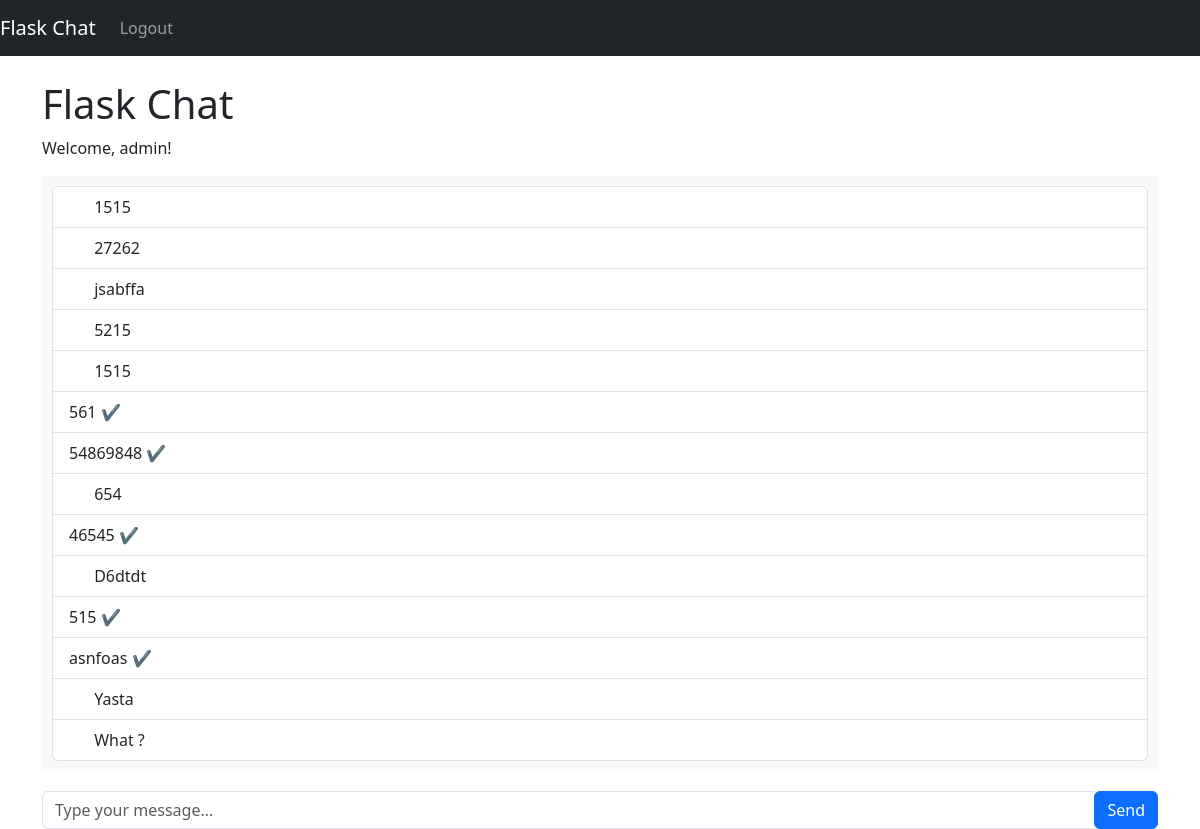
Screenshot of / (signed in) with the database file from the repository.
### main.py (models this page shows)
class User(UserMixin, db.Model):
    id = db.Column(db.Integer, primary_key=True)
    username = db.Column(db.String(20), unique=True, nullable=False)
    password = db.Column(db.String(80), nullable=False)
    role = db.Column(db.String(10), nullable=False)

class Message(db.Model):
    id = db.Column(db.Integer, primary_key=True)
    content = db.Column(db.String(200), nullable=False)
    approved = db.Column(db.Boolean, default=False)
    user_id = db.Column(db.Integer, db.ForeignKey('user.id'), nullable=False)
    user = db.relationship('User', backref=db.backref('messages', lazy=True))

### main.py (the view)
@app.route('/')
@login_required
def index():
    messages = convert_messages_to_dict()
    return render_template('index.html', username=current_user.username, messages=messages)

### main.py (called while the page is built)
@login_manager.user_loader
def load_user(user_id):
    return User.query.get(int(user_id))

def convert_messages_to_dict():
    messages = Message.query.all()
    return [{'content': message.content, 'approved': message.approved, 'username': message.user.username} for message in
            messages]

### templates/index.html (shortened to what this page needs)
<!DOCTYPE html>
<html>
<head>
    <link rel="stylesheet" type="text/css" href="{{ url_for('static', filename='bootstrap.min.css') }}">
    <link rel="stylesheet" type="text/css" href="{{ url_for('static', filename='styles.css') }}">
</head>
<body>
    <nav class="navbar navbar-expand-lg navbar-dark bg-dark">
        <a class="navbar-brand" href="{{ url_for('index') }}">Flask Chat</a>
        <div class="collapse navbar-collapse">
            <ul class="navbar-nav ml-auto">
                {% if current_user.is_authenticated %}
                    <li class="nav-item">
                        <a class="nav-link" href="{{ url_for('logout') }}">Logout</a>
                    </li>
                {% endif %}
            </ul>
        </div>
    </nav>
    <div class="container mt-4">
        <h1>Flask Chat</h1>
        {% if current_user.is_authenticated %}
            <p>Welcome, {{ current_user.username }}!</p>
        {% else %}
            <p>Please log in or register to use the chat.</p>
        {% endif %}
        <div id="messages">
            <ul id="message-list" class="list-group">
                {% for message in messages %}
                    <li class="list-group-item">
                        {% if message.approved %}
                            {{ message.content }}
                            <span class="text-success ml-2">&#10004;</span>
                        {% else %}
                            <span class="reload-icon mr-2"></span> {{ message.content }}
                        {% endif %}
                    </li>
                {% endfor %}
            </ul>
        </div>
        <form id="message-form" {% if not current_user.is_authenticated %}disabled{% endif %}>
            <div class="input-group">
                <input type="text" id="message-input" class="form-control" placeholder="Type your message...">
                <div class="input-group-append">
                    <button type="submit" class="btn btn-primary">Send</button>
                </div>
            </div>
        </form>
    </div>
</body>
</html>

### static/styles.css (style rules this page uses)
.reload-icon { background-image: url('static/reload.png'); width: 16px; height: 16px; display: inline-block; vertical-align: middle; margin-right: 5px; }
#messages { background-color: #f8f9fa; padding: 10px; }
#message-form { margin-top: 20px; }

### rows the page displays
User: username "admin"
Message: content "1515"
Message: content "27262"
Message: content "jsabffa"
Message: content "5215"
Message: content "1515"
Message: content "561"
Message: content "54869848"
Message: content "654"
Message: content "46545"
Message: content "D6dtdt"
Message: content "515"
Message: content "asnfoas"
Message: content "Yasta"
Message: content "What ?"
